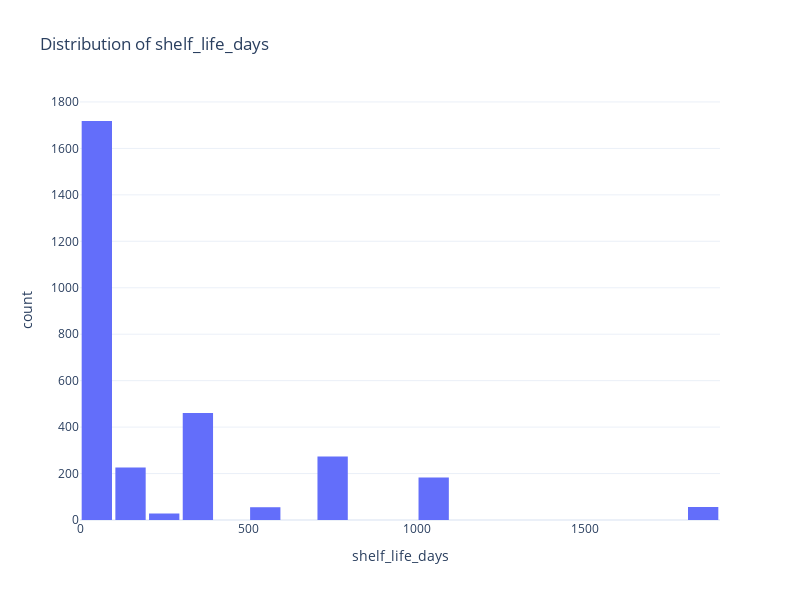
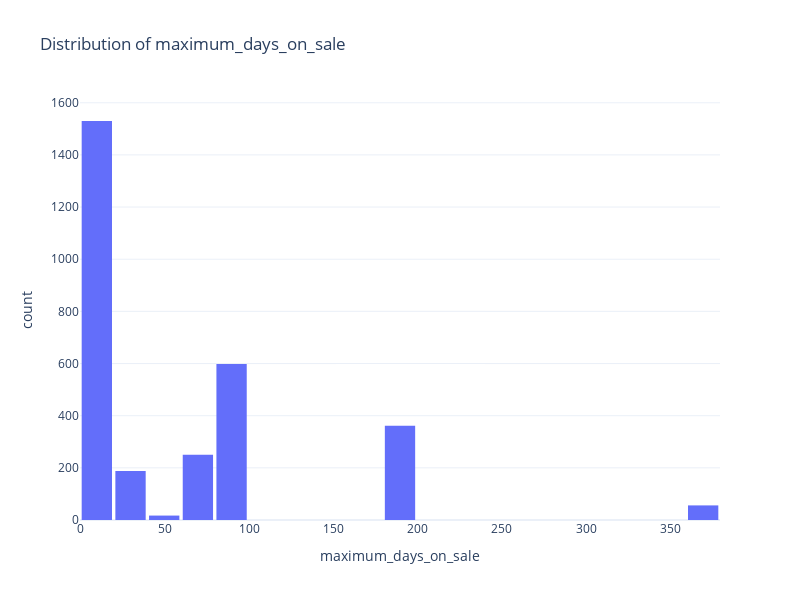
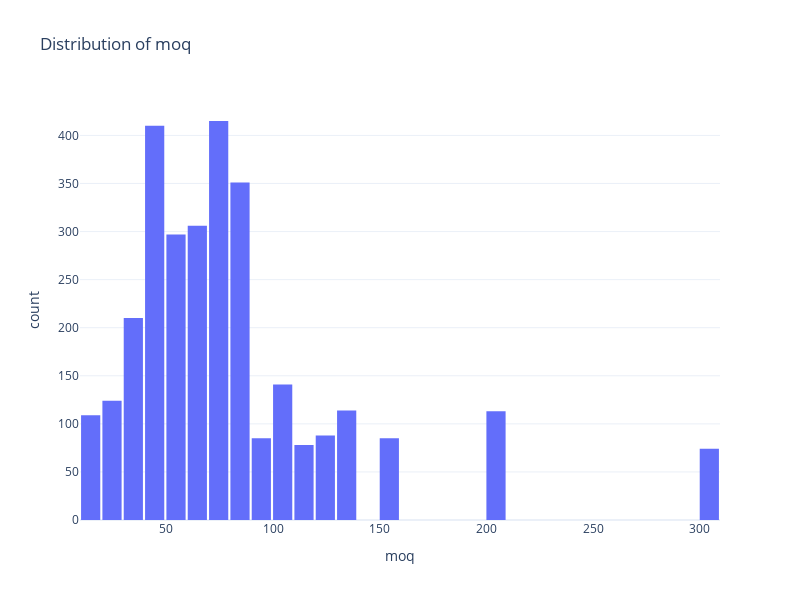
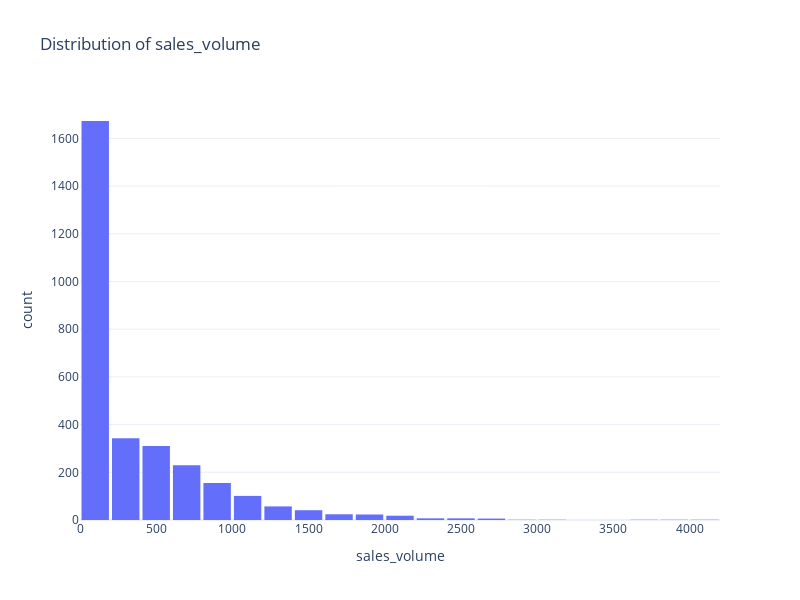

Write notebook code for charts like these, in order.
### Markdown cell above
### Distribution of Numerical Variables

### Code cell
# Histograms for numerical variables
# num_cols = ['stock_quantity', 'sales_volume', 'shelf_life_days', 'distance_km', 'delivery_lag']
num_cols = df.select_dtypes(np.number)

# Loop through each numerical column to generate a histogram
for col in num_cols:
    # Create a histogram using Plotly Express for the current column
    fig = px.histogram(df, x=col, title=f'Distribution of {col}', nbins=30)
    
    # Adjust the gap between bars for better readability
    fig.update_layout(bargap=0.1)
    
    # Display the histogram
    fig.show()

### Figure 1 — Plotly figure (JSON) as saved in the notebook; plotly's stock layout.template omitted (floating-point values rounded to 4 significant figures; data arrays with more than 128 entries replaced by an {"elided": "..."} marker saying what was removed)
{"data": [{"alignmentgroup": "True", "bingroup": "x", "hovertemplate": "shelf_life_days=%{x}<br>count=%{y}<extra></extra>", "legendgroup": "", "marker": {"color": "#636efa", "pattern": {"shape": ""}}, "name": "", "nbinsx": 30, "offsetgroup": "", "orientation": "v", "showlegend": false, "type": "histogram", "x": {"elided": "3000 int values"}, "xaxis": "x", "yaxis": "y"}], "layout": {"bargap": 0.1, "barmode": "relative", "height": 600, "legend": {"tracegroupgap": 0}, "title": {"text": "Distribution of shelf_life_days"}, "width": 800, "xaxis": {"anchor": "y", "domain": [0, 1], "title": {"text": "shelf_life_days"}}, "yaxis": {"anchor": "x", "domain": [0, 1], "title": {"text": "count"}}}}

### Figure 2 — Plotly figure (JSON) as saved in the notebook; plotly's stock layout.template omitted (floating-point values rounded to 4 significant figures; data arrays with more than 128 entries replaced by an {"elided": "..."} marker saying what was removed)
{"data": [{"alignmentgroup": "True", "bingroup": "x", "hovertemplate": "maximum_days_on_sale=%{x}<br>count=%{y}<extra></extra>", "legendgroup": "", "marker": {"color": "#636efa", "pattern": {"shape": ""}}, "name": "", "nbinsx": 30, "offsetgroup": "", "orientation": "v", "showlegend": false, "type": "histogram", "x": {"elided": "3000 int values"}, "xaxis": "x", "yaxis": "y"}], "layout": {"bargap": 0.1, "barmode": "relative", "height": 600, "legend": {"tracegroupgap": 0}, "title": {"text": "Distribution of maximum_days_on_sale"}, "width": 800, "xaxis": {"anchor": "y", "domain": [0, 1], "title": {"text": "maximum_days_on_sale"}}, "yaxis": {"anchor": "x", "domain": [0, 1], "title": {"text": "count"}}}}

### Figure 3 — Plotly figure (JSON) as saved in the notebook; plotly's stock layout.template omitted (floating-point values rounded to 4 significant figures; data arrays with more than 128 entries replaced by an {"elided": "..."} marker saying what was removed)
{"data": [{"alignmentgroup": "True", "bingroup": "x", "hovertemplate": "moq=%{x}<br>count=%{y}<extra></extra>", "legendgroup": "", "marker": {"color": "#636efa", "pattern": {"shape": ""}}, "name": "", "nbinsx": 30, "offsetgroup": "", "orientation": "v", "showlegend": false, "type": "histogram", "x": {"elided": "3000 int values"}, "xaxis": "x", "yaxis": "y"}], "layout": {"bargap": 0.1, "barmode": "relative", "height": 600, "legend": {"tracegroupgap": 0}, "title": {"text": "Distribution of moq"}, "width": 800, "xaxis": {"anchor": "y", "domain": [0, 1], "title": {"text": "moq"}}, "yaxis": {"anchor": "x", "domain": [0, 1], "title": {"text": "count"}}}}

### Figure 4 — Plotly figure (JSON) as saved in the notebook; plotly's stock layout.template omitted (floating-point values rounded to 4 significant figures; data arrays with more than 128 entries replaced by an {"elided": "..."} marker saying what was removed)
{"data": [{"alignmentgroup": "True", "bingroup": "x", "hovertemplate": "sales_volume=%{x}<br>count=%{y}<extra></extra>", "legendgroup": "", "marker": {"color": "#636efa", "pattern": {"shape": ""}}, "name": "", "nbinsx": 30, "offsetgroup": "", "orientation": "v", "showlegend": false, "type": "histogram", "x": {"elided": "3000 int values"}, "xaxis": "x", "yaxis": "y"}], "layout": {"bargap": 0.1, "barmode": "relative", "height": 600, "legend": {"tracegroupgap": 0}, "title": {"text": "Distribution of sales_volume"}, "width": 800, "xaxis": {"anchor": "y", "domain": [0, 1], "title": {"text": "sales_volume"}}, "yaxis": {"anchor": "x", "domain": [0, 1], "title": {"text": "count"}}}}
